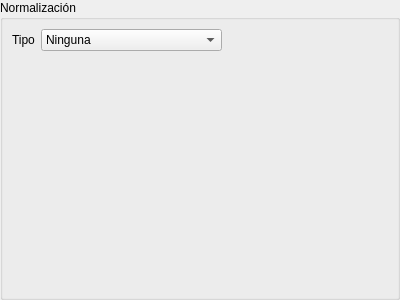
<?xml version="1.0" encoding="UTF-8"?>
<ui version="4.0">
 <class>NormalizationWidget</class>
 <widget class="QWidget" name="NormalizationWidget">
  <property name="geometry">
   <rect>
    <x>0</x>
    <y>0</y>
    <width>400</width>
    <height>300</height>
   </rect>
  </property>
  <property name="sizePolicy">
   <sizepolicy hsizetype="Maximum" vsizetype="Maximum">
    <horstretch>0</horstretch>
    <verstretch>0</verstretch>
   </sizepolicy>
  </property>
  <property name="windowTitle">
   <string>Form</string>
  </property>
  <layout class="QVBoxLayout" name="verticalLayout">
   <property name="spacing">
    <number>0</number>
   </property>
   <property name="leftMargin">
    <number>0</number>
   </property>
   <property name="topMargin">
    <number>0</number>
   </property>
   <property name="rightMargin">
    <number>0</number>
   </property>
   <property name="bottomMargin">
    <number>0</number>
   </property>
   <item>
    <widget class="QGroupBox" name="groupBox">
     <property name="title">
      <string>Normalización</string>
     </property>
     <layout class="QFormLayout" name="formLayout">
      <item row="0" column="1">
       <layout class="QHBoxLayout" name="horizontalLayout">
        <item>
         <widget class="QComboBox" name="cbNormalizationType">
          <property name="sizePolicy">
           <sizepolicy hsizetype="Maximum" vsizetype="Fixed">
            <horstretch>0</horstretch>
            <verstretch>0</verstretch>
           </sizepolicy>
          </property>
          <item>
           <property name="text">
            <string>Ninguna</string>
           </property>
          </item>
          <item>
           <property name="text">
            <string>Bipolar umbral fijo</string>
           </property>
          </item>
          <item>
           <property name="text">
            <string>Bipolar umbral automatico</string>
           </property>
          </item>
          <item>
           <property name="text">
            <string>Unipolar umbral fijo</string>
           </property>
          </item>
          <item>
           <property name="text">
            <string>Unipolar umbral automatico</string>
           </property>
          </item>
          <item>
           <property name="text">
            <string>Lineal rango fijo</string>
           </property>
          </item>
          <item>
           <property name="text">
            <string>Lineal rango automatico</string>
           </property>
          </item>
          <item>
           <property name="text">
            <string>Tangente Hiperbolica</string>
           </property>
          </item>
          <item>
           <property name="text">
            <string>Sigmoide</string>
           </property>
          </item>
          <item>
           <property name="text">
            <string>Distancia media</string>
           </property>
          </item>
         </widget>
        </item>
       </layout>
      </item>
      <item row="0" column="0">
       <widget class="QLabel" name="label">
        <property name="text">
         <string>Tipo</string>
        </property>
       </widget>
      </item>
     </layout>
    </widget>
   </item>
  </layout>
 </widget>
 <resources/>
 <connections/>
</ui>
